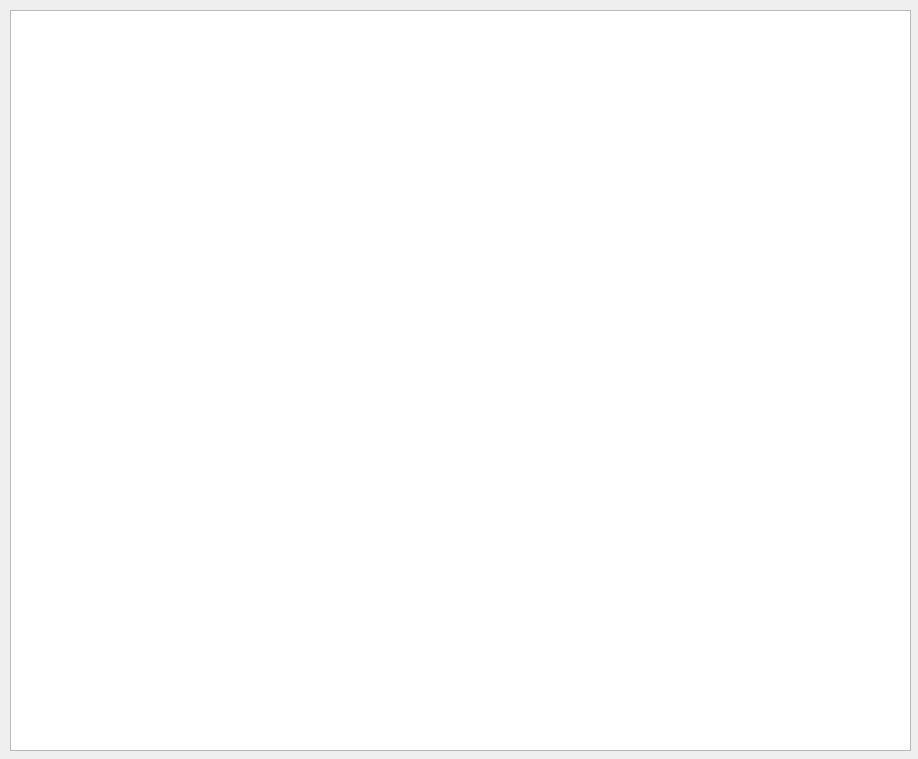
<?xml version="1.0" encoding="UTF-8"?>
<ui version="4.0">
 <class>ArcherMainWindow</class>
 <widget class="QWidget" name="ArcherMainWindow">
  <property name="windowModality">
   <enum>Qt::WindowModal</enum>
  </property>
  <property name="geometry">
   <rect>
    <x>0</x>
    <y>0</y>
    <width>918</width>
    <height>759</height>
   </rect>
  </property>
  <property name="windowTitle">
   <string>Form</string>
  </property>
  <widget class="QListWidget" name="listCurrencies">
   <property name="geometry">
    <rect>
     <x>10</x>
     <y>10</y>
     <width>901</width>
     <height>741</height>
    </rect>
   </property>
  </widget>
 </widget>
 <resources/>
 <connections/>
</ui>
